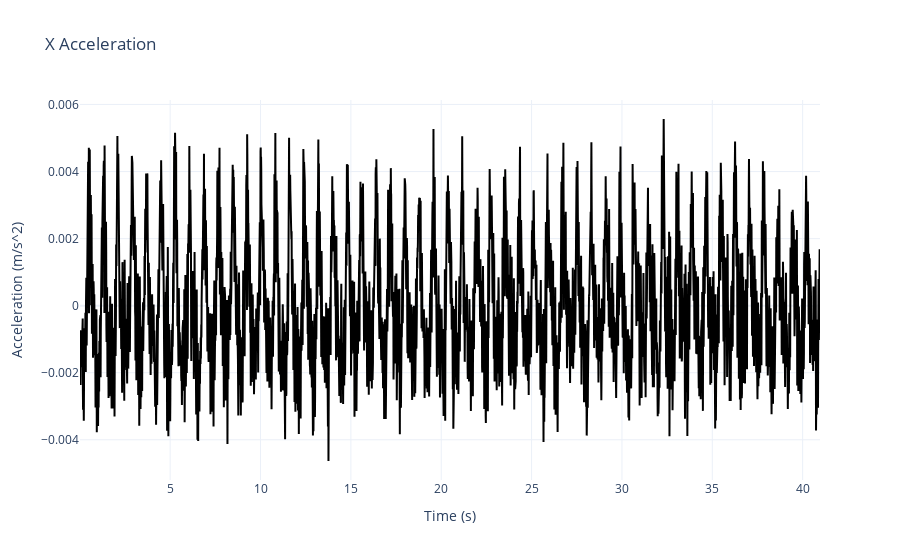

Source (notebook cell):
### Code cell
utils.plotly_acceleration(df_ready, labels[0], color='black') # 0 for 'X', 1 for 'Y', 2 for 'Z'

### Figure 1 — Plotly figure (JSON) as saved in the notebook; plotly's stock layout.template omitted (floating-point values rounded to 4 significant figures; data arrays with more than 128 entries replaced by an {"elided": "..."} marker saying what was removed)
{"data": [{"line": {"color": "black"}, "mode": "lines", "name": "X", "type": "scatter", "x": {"elided": "4096 float values"}, "y": {"elided": "4096 float values"}}], "layout": {"title": {"text": "X Acceleration"}, "xaxis": {"title": {"text": "Time (s)"}}, "yaxis": {"title": {"text": "Acceleration (m/s^2)"}}}}
